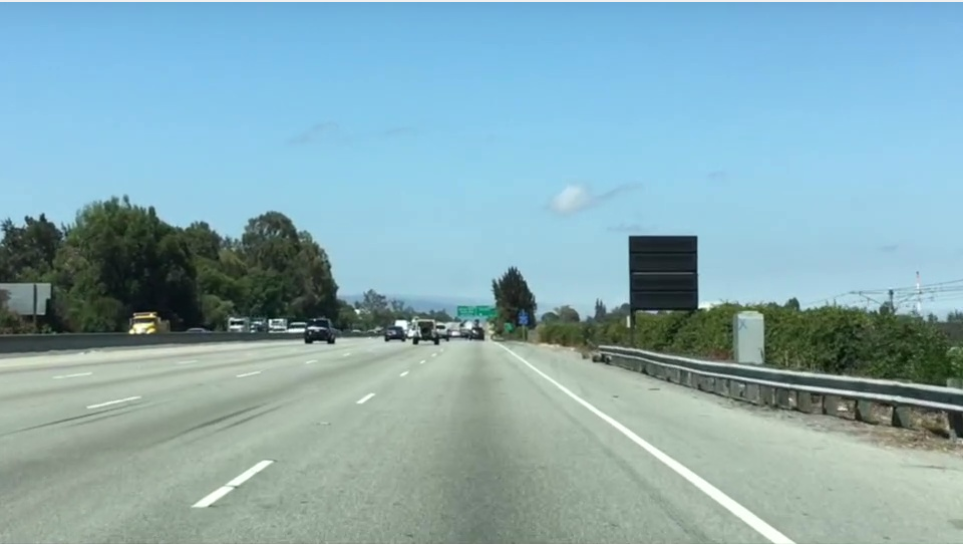
#> input picture src/lanes.PNG, 963 x 544 px
$ python hough_lane.py
#> lines starting #> are read from the running program, lines starting #| are printed output that depends on the picture; after the words box and inside, x2 and y2 are one past the last pixel; in counts of white or black regions, pixels touching at a corner belong together
import cv2
import numpy as np
import math

def nothing(x):
    a=2
image=cv2.imread('lanes.PNG')
#> image is the input picture: shape (544, 963, 3); mean B, G, R 179.1, 171.1, 135.7
gray=cv2.cvtColor(image,cv2.COLOR_BGR2GRAY)
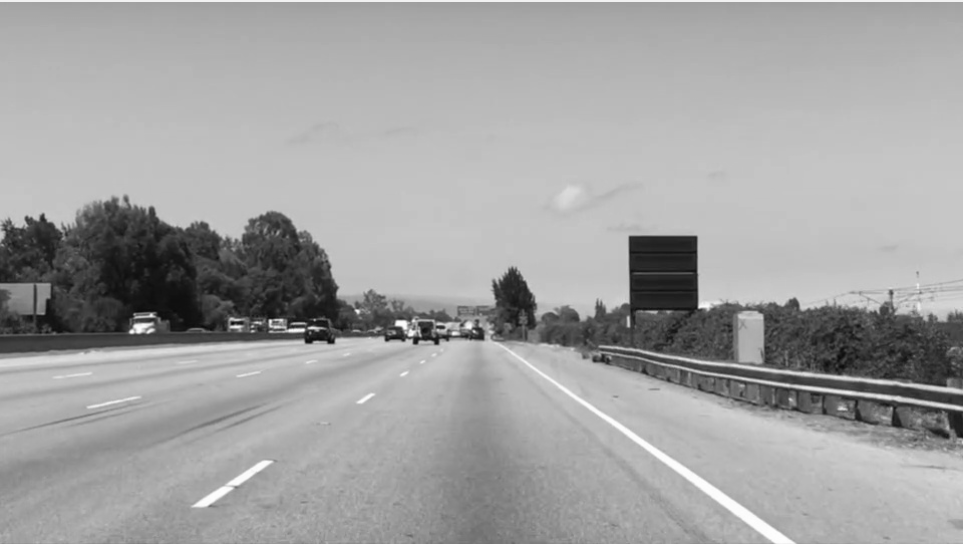
#> gray: shape (544, 963); min 7, max 254, mean 161.4

canny=cv2.Canny(gray,100,200)
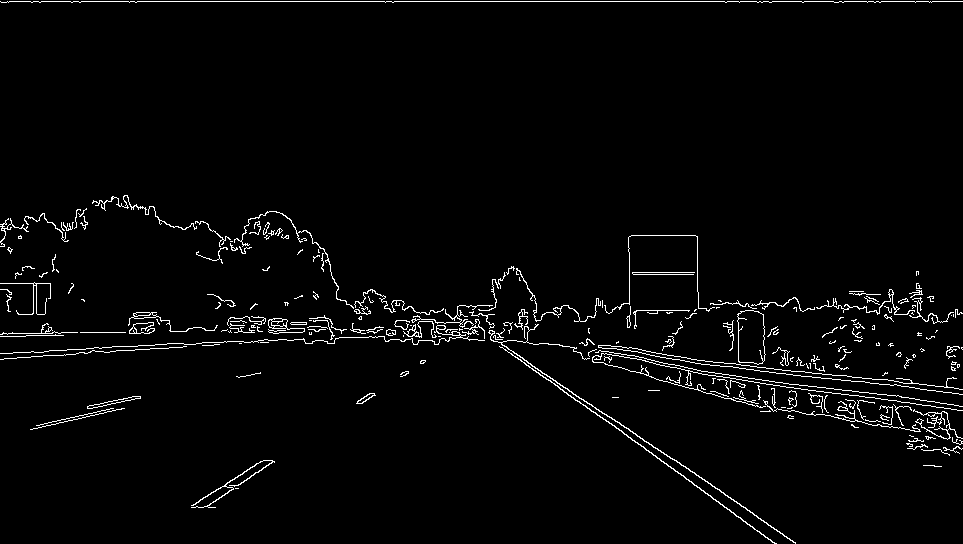
#> canny: shape (544, 963); 2.6% white in thin lines or dots
canny_3d=np.dstack((canny,canny,canny))
#> canny_3d: shape (544, 963, 3); 2.6% white in thin lines or dots

# rho=1

cv2.namedWindow('frame')
cv2.createTrackbar('rho','frame',1,20,nothing)
cv2.createTrackbar('theta','frame',1,180,nothing)
cv2.createTrackbar('threshold','frame',1,20,nothing)
cv2.createTrackbar('min_line_length','frame',1,100,nothing)
cv2.createTrackbar('max_line_gap','frame',1,50,nothing)
shape=gray.shape
#> shape = (544, 963)
print(shape)
#| (544, 963)
points=np.array([[(0,shape[0]),(int(shape[1]/3),int(shape[0]/2)),(2*int(shape[1]/3),int(shape[0]/2)),(shape[1],shape[0])]],dtype=np.int32)
mask=canny.copy()*0
#> mask: shape (544, 963); every value is 0
cv2.fillPoly(mask,points,255)
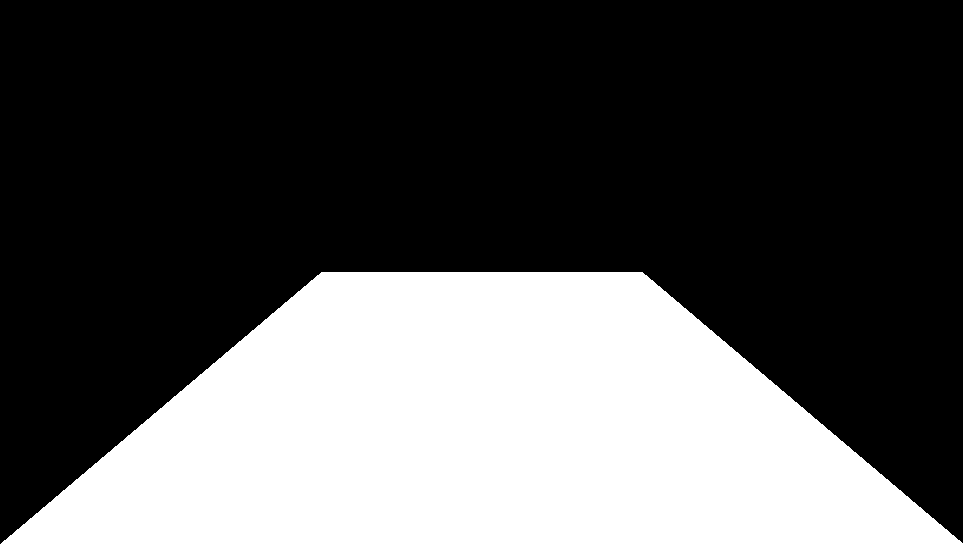
#> mask: shape (544, 963); 33.3% white; 1 white region, box (x1, y1, x2, y2) and area: (1, 272, 963, 544) 174673


cv2.imshow('imgae',image)
cv2.imshow('mask',mask)
while(cv2.waitKey(1)!=ord('q')):
#> (key q is pressed here)
    roi_image = cv2.bitwise_and(canny, mask)
    frame=canny_3d.copy()
    rho = cv2.getTrackbarPos('rho', 'frame')
    theta = cv2.getTrackbarPos('theta', 'frame')
    threshold = cv2.getTrackbarPos('threshold', 'frame')
    min_line_length = cv2.getTrackbarPos('min_line_length', 'frame')
    max_line_gap = cv2.getTrackbarPos('max_line_gap', 'frame')
    try:
        lines = cv2.HoughLinesP(roi_image, rho, theta*math.pi/180, threshold, np.array([]),min_line_length, max_line_gap)
    except:
        pass
    for line in lines:
        cv2.line(frame, (line[0, 0], line[0, 1]), (line[0, 2], line[0, 3]), (0, 0, 255), 2)
    cv2.imshow('frame',frame)
